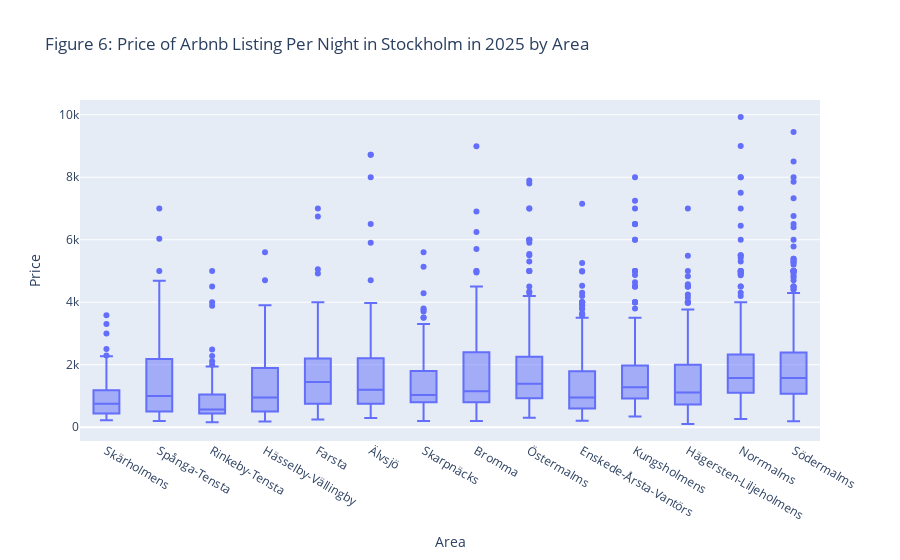

Notebook source saved alongside this figure:
### Markdown cell above
The minimum price per night is \$ 105 and the maximum price per night is up to \$ 500000, which makes the initial visualization not very comprehensible. Thus, I removed some outliers whose price per night is greater than $ 10000, and this lead to a removal of 25 listings, which accounts for less than 1% of the listings in Stockholm.

As what is shown in *Figure 5*, the median price per night in each area does not differ much but some areas, such as Sodermalms and Norrmalms see a considerable number of listings whose price is much higher than the average.

### Code cell
# distribution of price per night 
# min = 105 max = 500000
# remove outliers

listings_cleaned = listings[listings.price < 10000]
area_order = by_area['neighbourhood'].tolist()
area_order
fig6 = px.box(listings_cleaned, x = 'neighbourhood', y ='price', 
              title = 'Figure 6: Price of Arbnb Listing Per Night in Stockholm in 2025 by Area',
              labels = {'neighbourhood': 'Area', 'price': 'Price'},
              category_orders = {'neighbourhood': area_order})
fig6.show()

### Figure 1 — Plotly figure (JSON) as saved in the notebook; plotly's stock layout.template omitted (floating-point values rounded to 4 significant figures; data arrays with more than 128 entries replaced by an {"elided": "..."} marker saying what was removed)
{"data": [{"alignmentgroup": "True", "hovertemplate": "Area=%{x}<br>Price=%{y}<extra></extra>", "legendgroup": "", "marker": {"color": "#636efa"}, "name": "", "notched": false, "offsetgroup": "", "orientation": "v", "showlegend": false, "type": "box", "x": {"elided": "3469 str values"}, "x0": " ", "xaxis": "x", "y": {"elided": "3469 int values"}, "y0": " ", "yaxis": "y"}], "layout": {"boxmode": "group", "legend": {"tracegroupgap": 0}, "title": {"text": "Figure 6: Price of Arbnb Listing Per Night in Stockholm in 2025 by Area"}, "xaxis": {"anchor": "y", "categoryarray": ["Skärholmens", "Spånga-Tensta", "Rinkeby-Tensta", "Hässelby-Vällingby", "Farsta", "Älvsjö", "Skarpnäcks", "Bromma", "Östermalms", "Enskede-Årsta-Vantörs", "Kungsholmens", "Hägersten-Liljeholmens", "Norrmalms", "Södermalms"], "categoryorder": "array", "domain": [0, 1], "title": {"text": "Area"}}, "yaxis": {"anchor": "x", "domain": [0, 1], "title": {"text": "Price"}}}}
